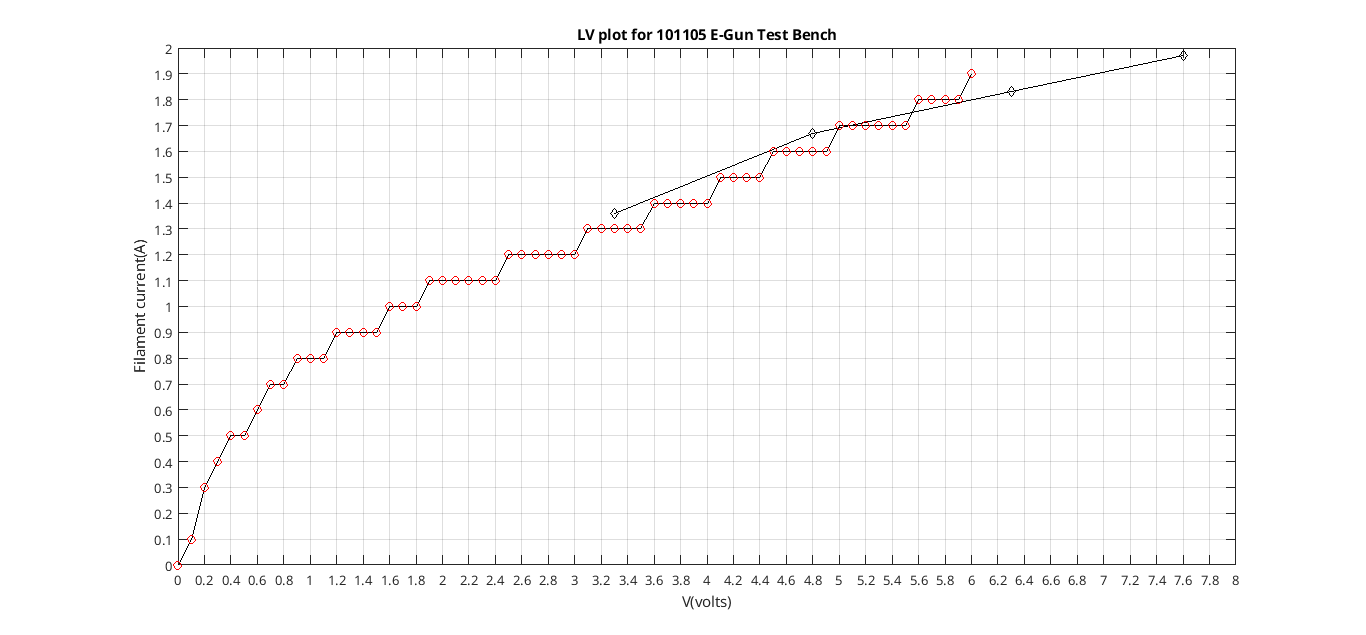
%> input picture RANDOM_CODE/IV_E-Gun_Test_Bench.png, 1366 x 635 px
$ octave --eval "result = segmentImage(imread('IV_E-Gun_Test_Bench.png'));"   (GNU Octave 9; MATLAB toolbox functions it lacks are replaced by stand-ins)
%> lines starting %> are read from the running program, lines starting %| are printed output that depends on the picture; in (x1, y1, x2, y2) boxes, pixels count from 0 and x2, y2 are one past the last pixel; in counts of white or black regions, pixels touching at a corner belong together; the program's own positions count from 1
function [BW,maskedImage] = segmentImage(X)
%segmentImage Segment image using auto-generated code from imageSegmenter App
%  [BW,MASKEDIMAGE] = segmentImage(X) segments image X using auto-generated
%  code from the imageSegmenter App. The final segmentation is returned in
%  BW, and a masked image is returned in MASKEDIMAGE.

% Auto-generated by imageSegmenter app on 02-Jul-2024
%----------------------------------------------------


% Convert from RGB to grayscale.
X = rgb2gray(X);

% Threshold image - manual threshold
BW = X > 102;
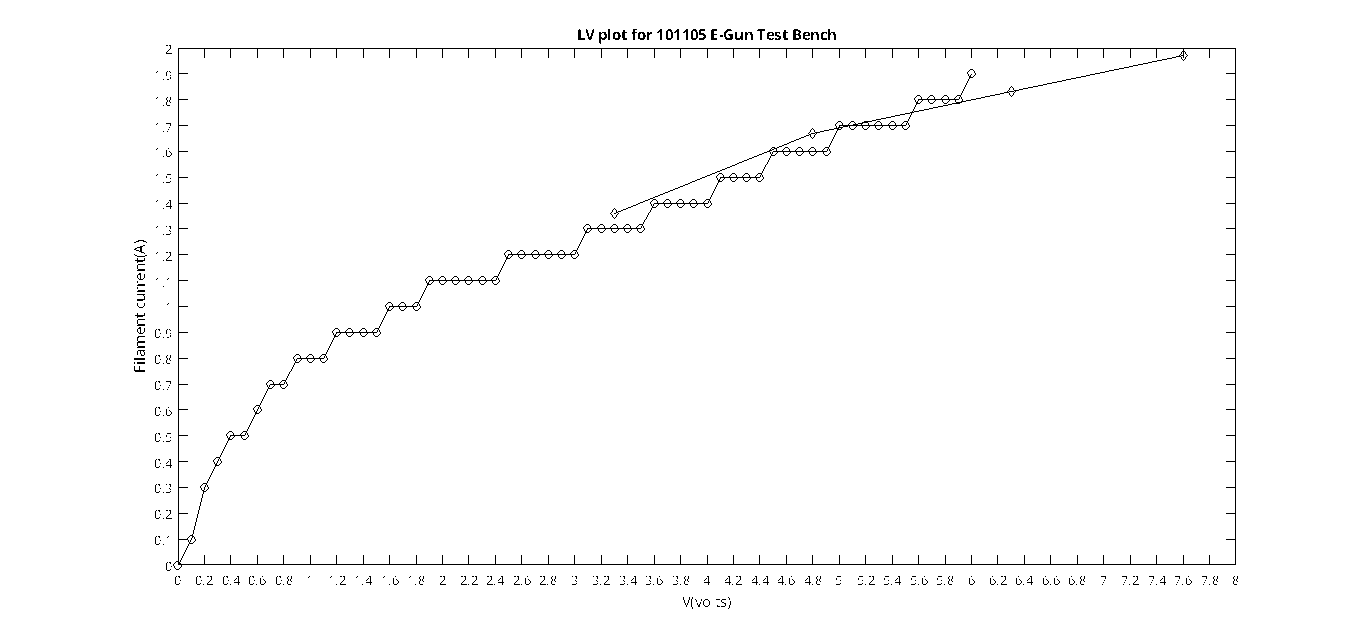
%> BW: size 635x1366 logical; 98.8% white; black in thin lines or dots, all inside (x1, y1, x2, y2) = (134, 29, 1238, 609)

% Open mask with disk
radius = 1;
decomposition = 0;
se = strel('disk', radius, decomposition);
BW = imopen(BW, se);
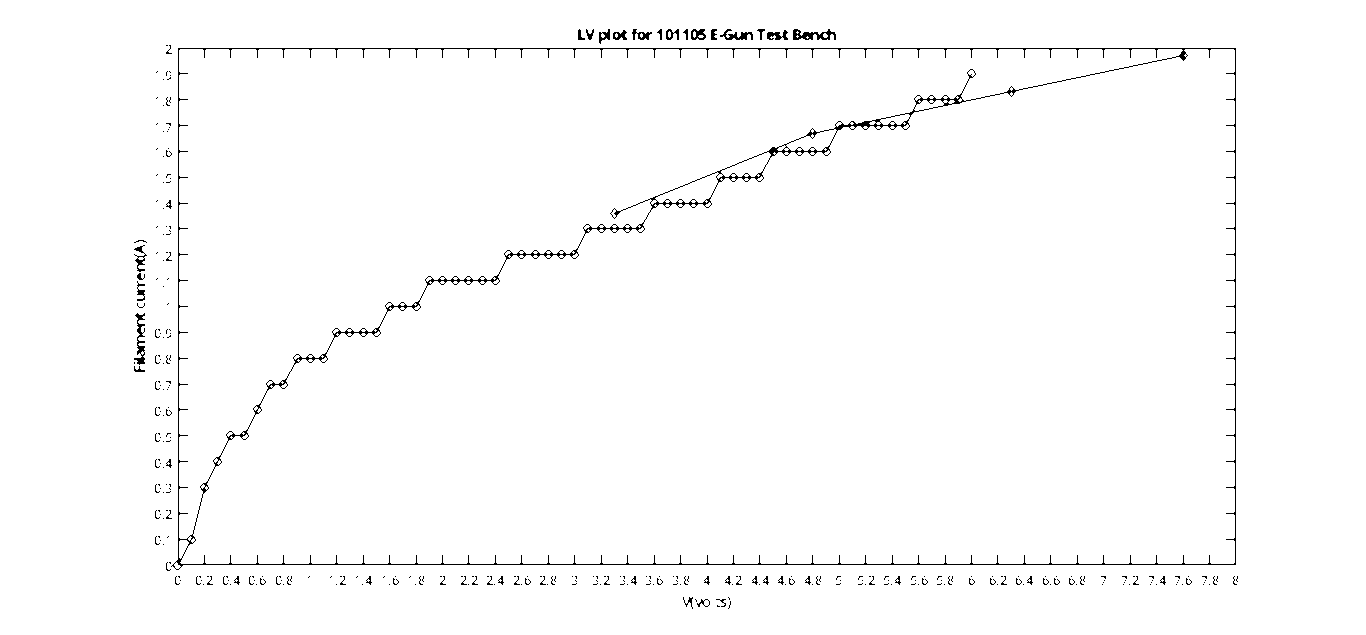
%> BW: size 635x1366 logical; 98.7% white; black in thin lines or dots, all inside (x1, y1, x2, y2) = (134, 29, 1238, 609)

% Create masked image.
maskedImage = X;
maskedImage(~BW) = 0;
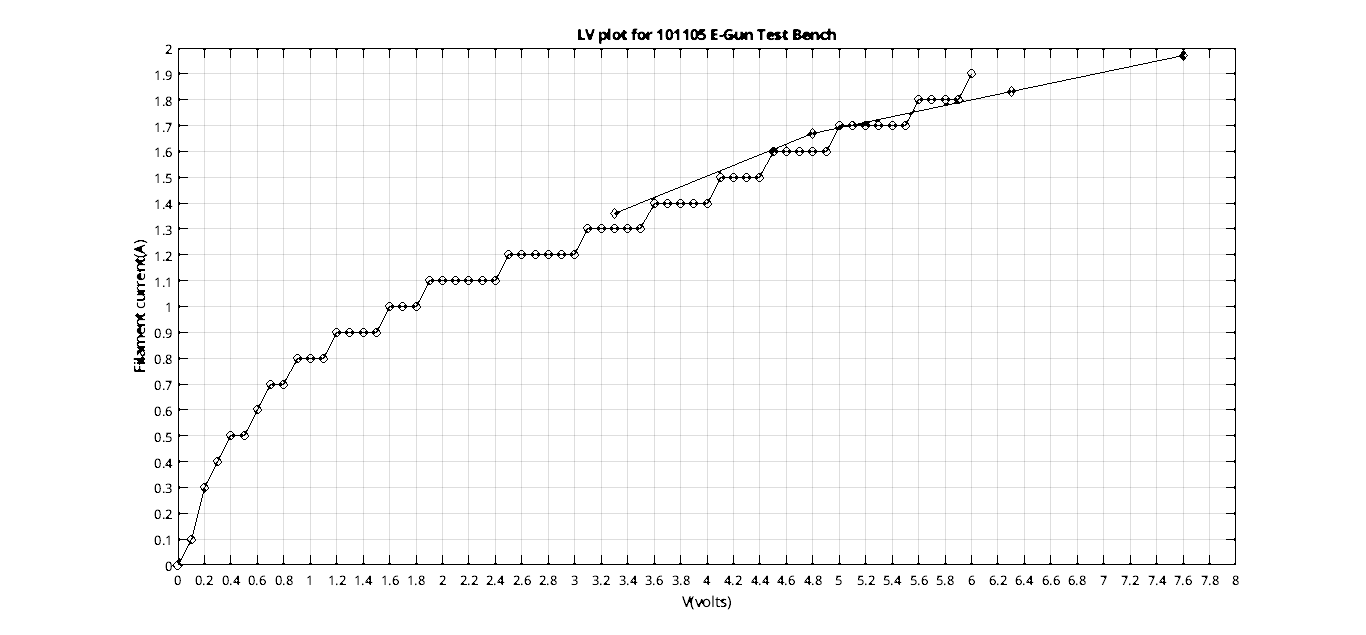
%> maskedImage: size 635x1366 uint8; min 0, max 255, mean 249.9

$ run again, on RANDOM_CODE/I_V.png
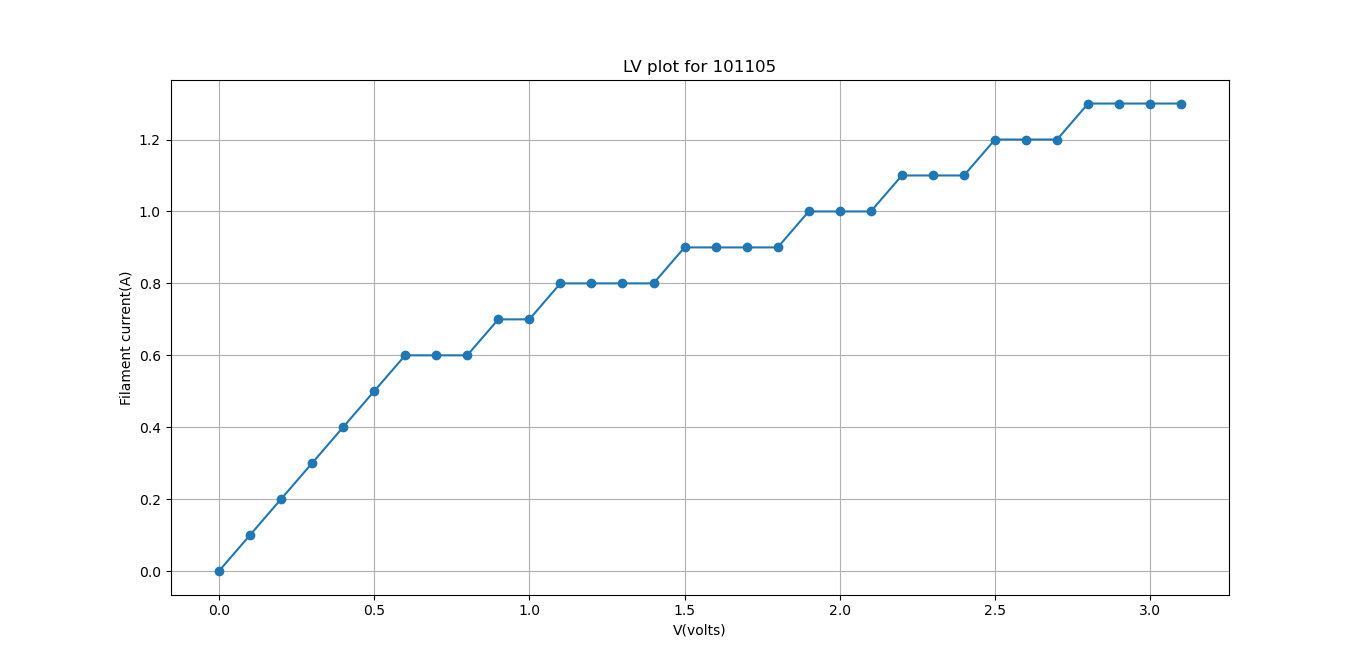
%> input picture RANDOM_CODE/I_V.png, 1366 x 668 px
%> in segmentImage, `BW = X > 102;`:
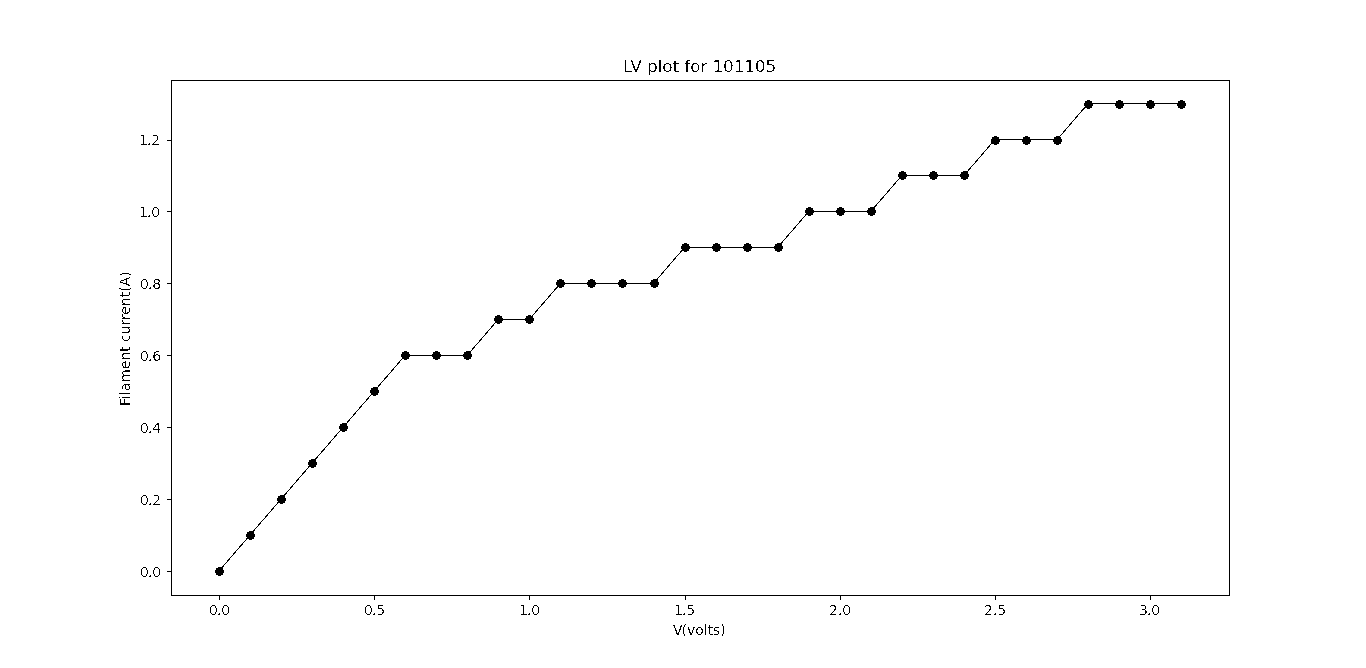
%> BW: size 668x1366 logical; 99.2% white; black in thin lines or dots, all inside (x1, y1, x2, y2) = (119, 60, 1230, 636)
%> in segmentImage, `maskedImage(~BW) = 0;`:
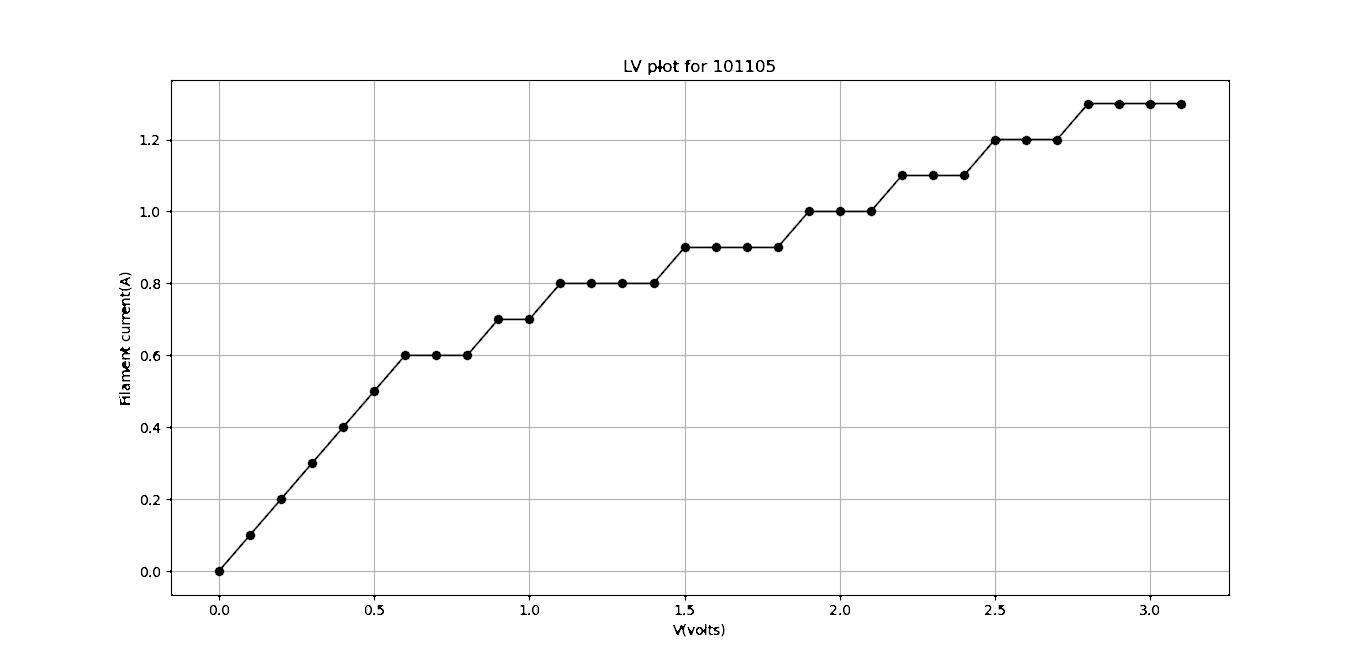
%> maskedImage: size 668x1366 uint8; min 0, max 255, mean 251.3

$ run again, on RANDOM_CODE/Interpolant.png
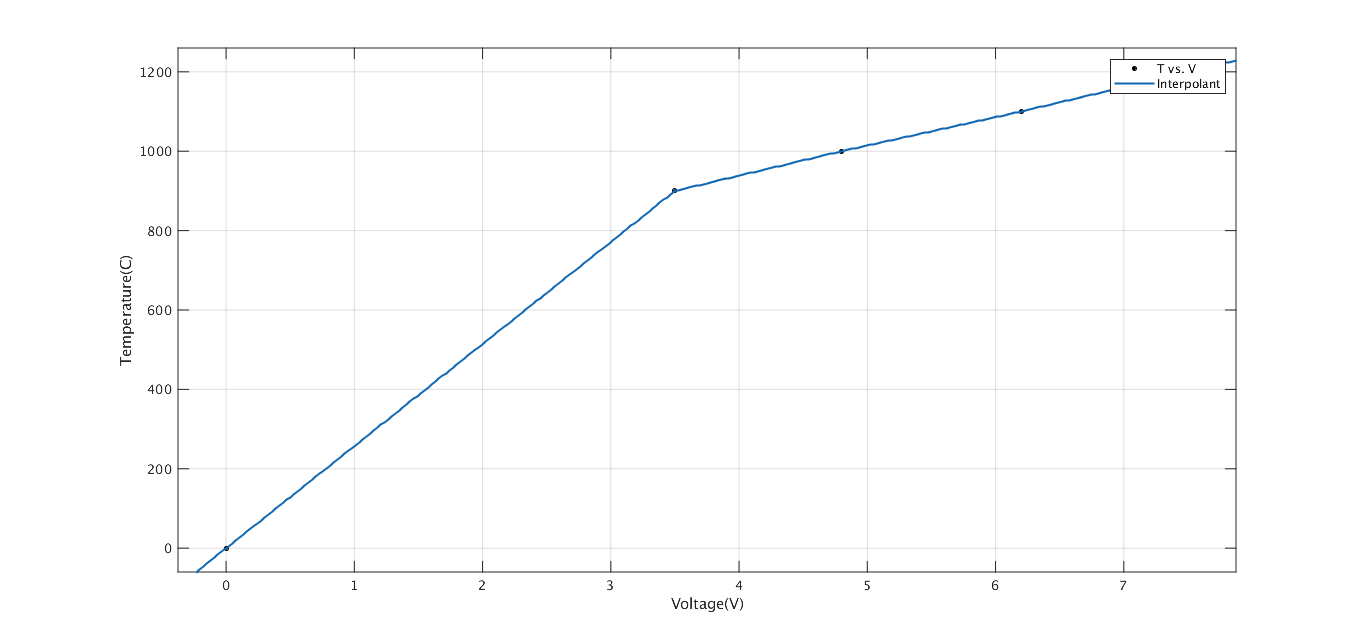
%> input picture RANDOM_CODE/Interpolant.png, 1366 x 643 px
%> in segmentImage, `BW = X > 102;`:
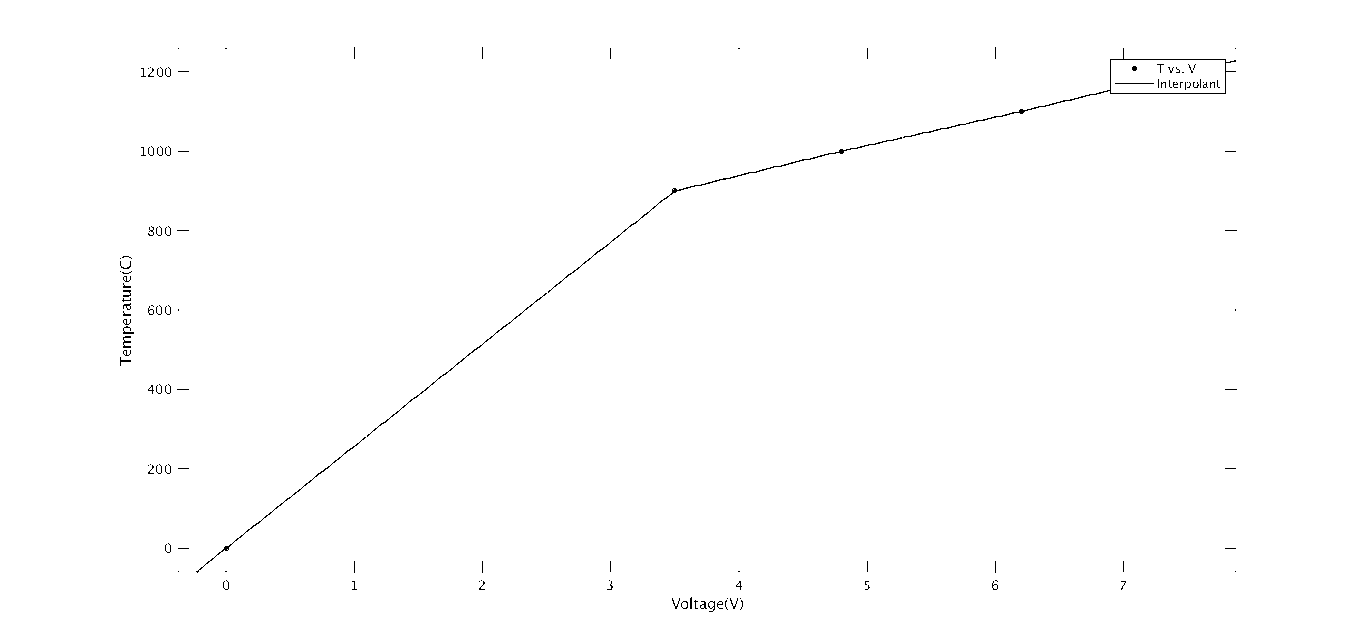
%> BW: size 643x1366 logical; 99.6% white; black in thin lines or dots, all inside (x1, y1, x2, y2) = (120, 47, 1237, 612)
%> in segmentImage, `maskedImage(~BW) = 0;`:
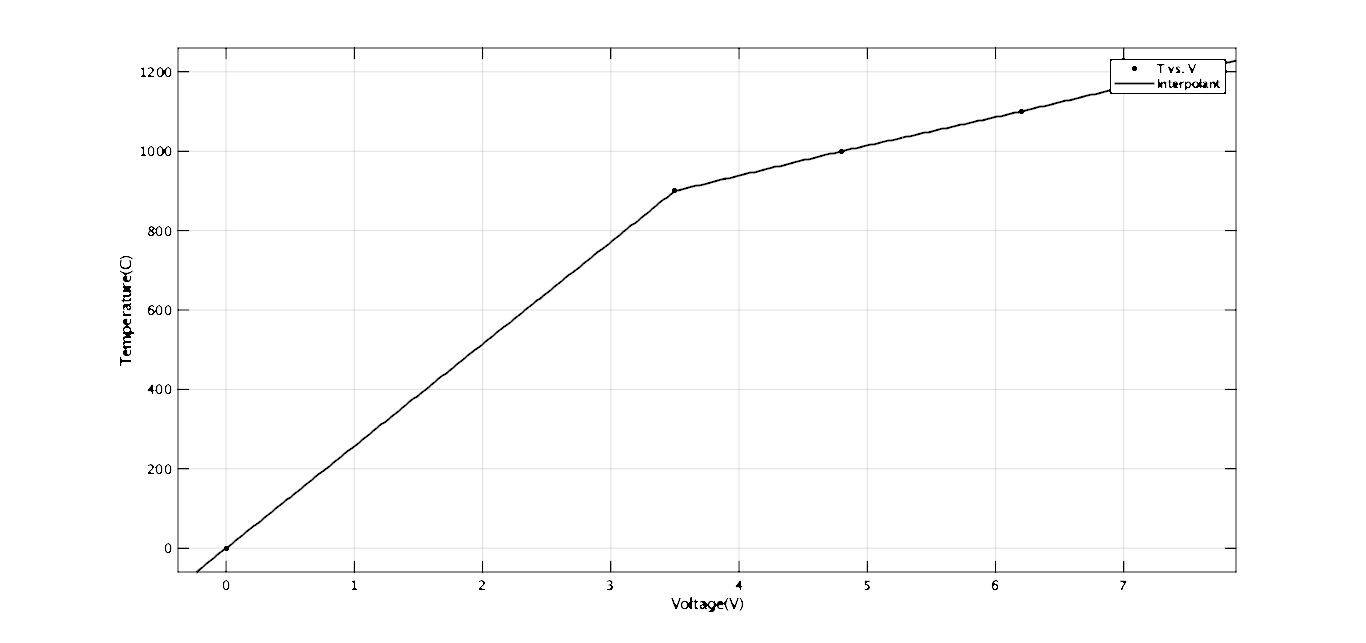
%> maskedImage: size 643x1366 uint8; min 0, max 255, mean 252.5
